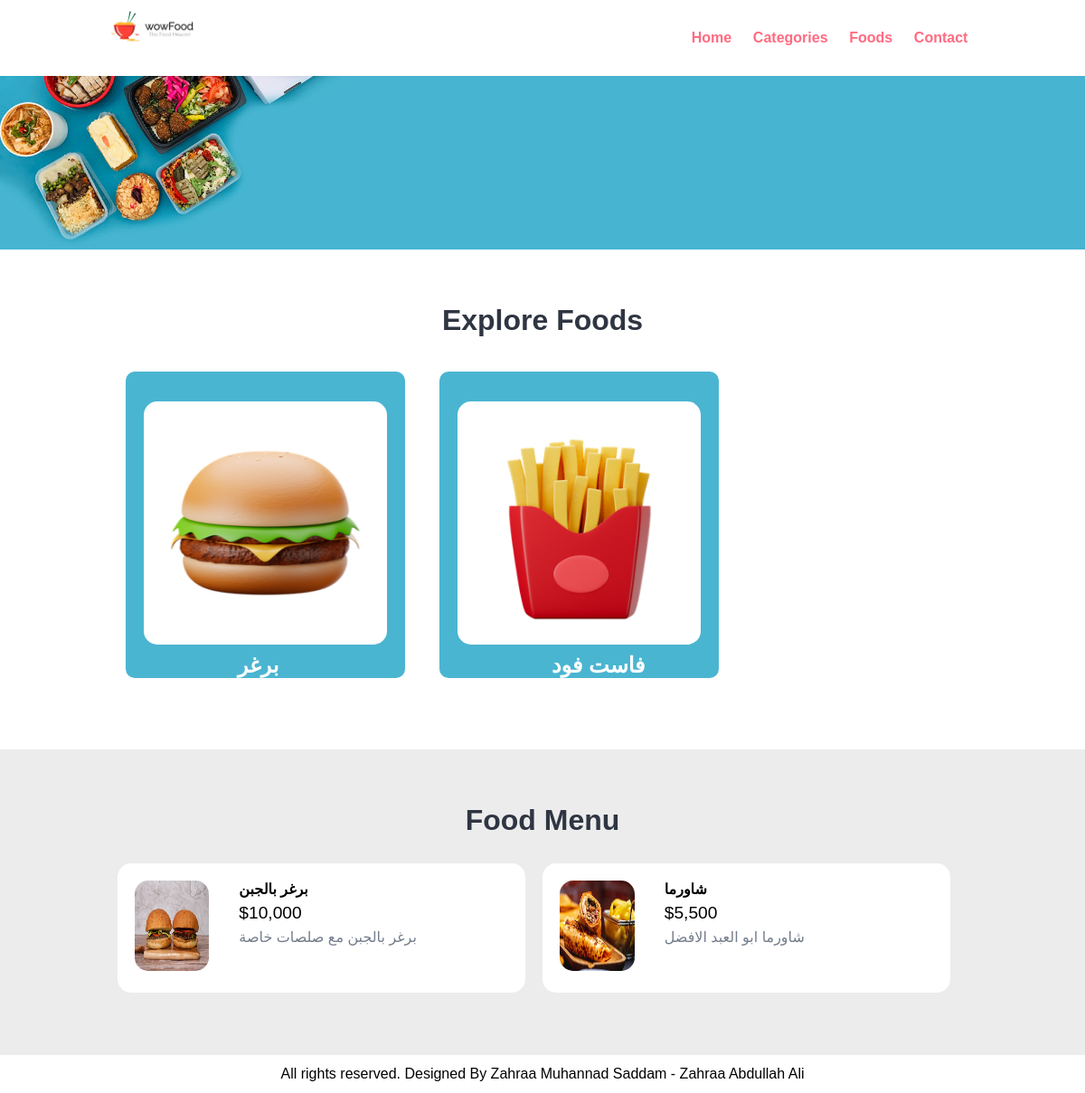
The page / on the database its author committed.
### tables this page shows
CREATE TABLE `tbl_category` (
  `id` int(10) NOT NULL,
  `title` varchar(100) NOT NULL,
  `image_name` varchar(255) NOT NULL
);

CREATE TABLE `tbl_food` (
  `id` int(10) NOT NULL,
  `title` varchar(150) NOT NULL,
  `description` varchar(255) NOT NULL,
  `price` text NOT NULL,
  `image_name` text NOT NULL,
  `category_id` text NOT NULL
);

### index.php (the view, shortened to what this page needs)
<?php include "header.php"; ?>
<section class="categories">
<div class="container">
<h2 class="text-center">Explore Foods</h2>
<?php
$sql = "SELECT * FROM tbl_category";
$result = $conn->query($sql);
if ($result->num_rows > 0) {
while($row = $result->fetch_assoc()) {
?>
<a href="Category.php?id=<?php echo $row["id"]; ?>">
<div class="box-3 float-container">
<img src="admin/<?php  echo $row["image_name"] ?>" alt="Pizza" class="img-responsive img-curve">
<h3 class="float-text text-white"><?php echo $row["title"]; ?></h3>
</div>
</a>
<?php } } ?>
</div>
</section>
<section class="food-menu">
<div class="container">
<h2 class="text-center">Food Menu</h2>
<?php
$sqlw = "SELECT * FROM tbl_food";
$resultw = $conn->query($sqlw);
if ($resultw->num_rows > 0) {
while($roww = $resultw->fetch_assoc()) {
?>
<div class="food-menu-box">
<div class="food-menu-img">
<img style="height: 100px;" src="admin/<?php echo $roww["image_name"] ?>" alt="Chicke Hawain Pizza" class="img-responsive img-curve">
</div>
<div class="food-menu-desc">
<h4><?php echo $roww["title"]; ?></h4>
<p class="food-price">$<?php echo $roww["price"]; ?></p>
<p class="food-detail">
<?php echo $roww["description"]; ?>
</p>
<br>
</div>
</div>
<?php }} ?>
</div>
</section>
<?php include "footer.php"; ?>

### header.php (shortened to what this page needs)
<!DOCTYPE html>
<html lang="en">
<head>
<link rel="stylesheet" href="css/style.css">
</head>
<body>
<section class="navbar">
<div class="container">
<div class="logo">
<a href="#" title="Logo">
<img src="images/logo.png" alt="Restaurant Logo" class="img-responsive">
</a>
</div>
<div class="menu text-right">
<ul>
<li>
<a href="index.php">Home</a>
</li>
<li>
<a href="categories.php">Categories</a>
</li>
<li>
<a href="foods.php">Foods</a>
</li>
<li>
<a href="#">Contact</a>
</li>
</ul>
</div>
</div>
</section>
<section class="food-search text-center">
<div class="container">
</div>
</section>

### footer.php
    <section class="footer">
        <div class="container text-center">
            <p>All rights reserved. Designed By Zahraa Muhannad Saddam - Zahraa Abdullah Ali </p>
        </div>
    </section>
</body>
</html>

### css/style.css (style rules this page uses)
* { margin: 0 0; padding: 0 0; font-family: Arial, Helvetica, sans-serif; }
.container { width: 80%; margin: 0 auto; padding: 1%; }
.img-responsive { width: 100%; }
.img-curve { border-radius: 15px; }
.text-right { text-align: right; }
.text-center { text-align: center; }
.text-white { color: white; }
a { color: #ff6b81; text-decoration: none; }
h2 { color: #2f3542; font-size: 2rem; margin-bottom: 2%; }
h3 { font-size: 1.5rem; }
.float-container { position: relative; }
.float-text { position: absolute; bottom: 0px; left: 40%; }
.logo { width: 10%; float: left; }
.menu { line-height: 60px; }
.menu ul { list-style-type: none; }
.menu ul li { display: inline; padding: 1%; font-weight: bold; }
.food-search { background-image: url(../images/bg.jpg); background-size: cover; background-repeat: no-repeat; background-position: center; padding: 7% 0; }
.categories { padding: 4% 0; }
.box-3 { width: 28%; float: left; margin: 2%; background: #4ab5d1; padding: 20px; border-radius: 10px; }
.food-menu { background-color: #ececec; padding: 4% 0; }
.food-menu-box { width: 43%; margin: 1%; padding: 2%; float: left; background-color: white; border-radius: 15px; }
.food-menu-img { width: 20%; float: left; }
.food-menu-desc { width: 70%; float: left; margin-left: 8%; }
.food-price { font-size: 1.2rem; margin: 2% 0; }
.food-detail { font-size: 1rem; color: #747d8c; }

### header.php (style rules this page uses)
.box-3.float-container { background: #4ab5d1; padding: 33px 20px; border-radius: 10px; }
.float-text { position: absolute; bottom: 0px; left: 40%; }

### rows shown on the page
tbl_category: image_name (picture), title "برغر"
tbl_category: image_name (picture), title "فاست فود"
tbl_food: image_name (picture), title "برغر بالجبن", price "10,000", description "برغر بالجبن مع صلصات خاصة"
tbl_food: image_name (picture), title "شاورما", price "5,500", description "شاورما ابو العبد الافضل"
